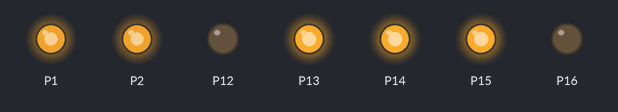
Simulated run of this program. Board: BBC micro:bit (MakeCode). Parts: output pins drawn as LEDs (lit = HIGH).

Above: at 0.05 s.
At 6.0 s:
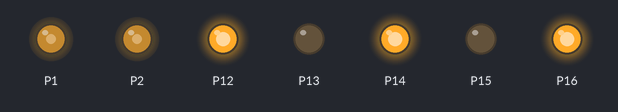
Timing chart, 0 to 7.8 s (numbered marks = the images above):
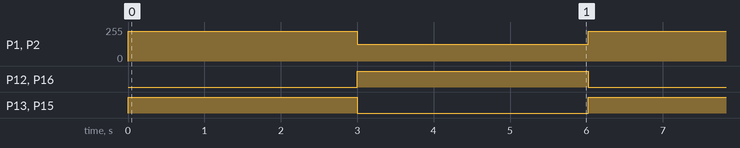

Measured:
- by itself, P1, P2: alternates 224/255 for 3.0 s and 125/255 for 3.0 s
- by itself, P12, P13, P15, P16: alternates HIGH for 3.0 s and LOW for 3.0 s

The program:

main.ts
```typescript
led.enable(false)
pins.digitalWritePin(DigitalPin.P14, 1)
basic.forever(function () {
    pins.analogWritePin(AnalogPin.P1, 900)
    pins.digitalWritePin(DigitalPin.P13, 1)
    pins.digitalWritePin(DigitalPin.P12, 0)
    pins.analogWritePin(AnalogPin.P2, 900)
    pins.digitalWritePin(DigitalPin.P15, 1)
    pins.digitalWritePin(DigitalPin.P16, 0)
    basic.pause(3000)
    pins.analogWritePin(AnalogPin.P1, 500)
    pins.digitalWritePin(DigitalPin.P13, 0)
    pins.digitalWritePin(DigitalPin.P12, 1)
    pins.analogWritePin(AnalogPin.P2, 500)
    pins.digitalWritePin(DigitalPin.P15, 0)
    pins.digitalWritePin(DigitalPin.P16, 1)
    basic.pause(3000)
})
```

test.ts
```typescript
// テストはここに来ます。このパッケージが拡張機能として使用されるときにはコンパイルされません。
```
